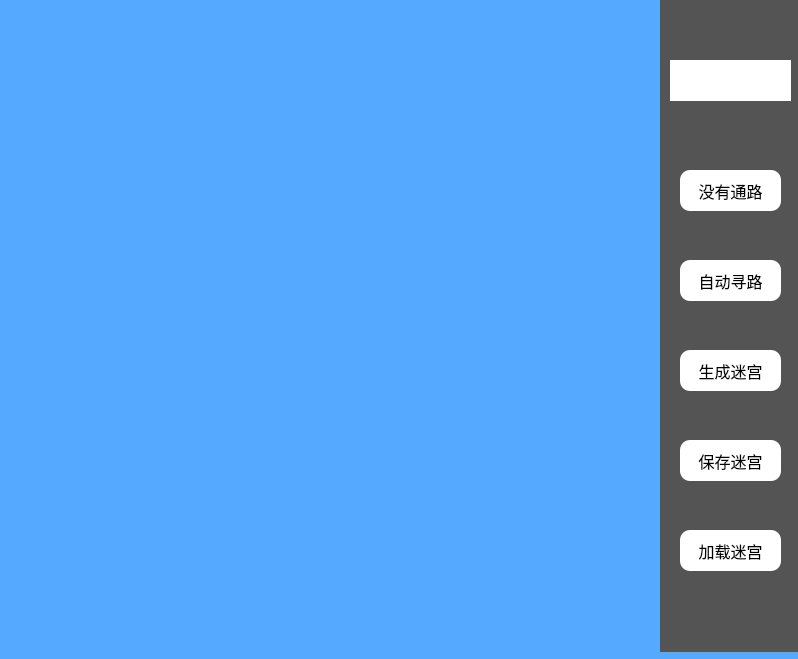
<?xml version="1.0" encoding="UTF-8"?>
<ui version="4.0">
 <class>play_maze</class>
 <widget class="QWidget" name="play_maze">
  <property name="geometry">
   <rect>
    <x>0</x>
    <y>0</y>
    <width>798</width>
    <height>659</height>
   </rect>
  </property>
  <property name="mouseTracking">
   <bool>false</bool>
  </property>
  <property name="windowTitle">
   <string>迷宫游戏</string>
  </property>
  <property name="styleSheet">
   <string notr="true">background-color: rgb(85, 170, 255);</string>
  </property>
  <widget class="QWidget" name="widget" native="true">
   <property name="geometry">
    <rect>
     <x>660</x>
     <y>0</y>
     <width>141</width>
     <height>652</height>
    </rect>
   </property>
   <property name="styleSheet">
    <string notr="true">background-color: rgb(84, 84, 84);</string>
   </property>
   <widget class="QPushButton" name="creat_maze">
    <property name="geometry">
     <rect>
      <x>20</x>
      <y>350</y>
      <width>101</width>
      <height>41</height>
     </rect>
    </property>
    <property name="font">
     <font>
      <family>Adobe 楷体 Std R</family>
      <pointsize>12</pointsize>
      <weight>50</weight>
      <italic>false</italic>
      <bold>false</bold>
     </font>
    </property>
    <property name="styleSheet">
     <string notr="true">border-radius:10px;
font: 12pt &quot;Adobe 楷体 Std R&quot;;
background-color: rgb(255, 255, 255);</string>
    </property>
    <property name="text">
     <string>生成迷宫</string>
    </property>
   </widget>
   <widget class="QPushButton" name="DFS">
    <property name="geometry">
     <rect>
      <x>20</x>
      <y>260</y>
      <width>101</width>
      <height>41</height>
     </rect>
    </property>
    <property name="font">
     <font>
      <family>Adobe 楷体 Std R</family>
      <pointsize>12</pointsize>
      <weight>50</weight>
      <italic>false</italic>
      <bold>false</bold>
     </font>
    </property>
    <property name="styleSheet">
     <string notr="true">border-radius:10px;
font: 12pt &quot;Adobe 楷体 Std R&quot;;
background-color: rgb(255, 255, 255);</string>
    </property>
    <property name="text">
     <string>自动寻路</string>
    </property>
   </widget>
   <widget class="QPushButton" name="save_maze">
    <property name="geometry">
     <rect>
      <x>20</x>
      <y>440</y>
      <width>101</width>
      <height>41</height>
     </rect>
    </property>
    <property name="font">
     <font>
      <family>Adobe 楷体 Std R</family>
      <pointsize>12</pointsize>
      <weight>50</weight>
      <italic>false</italic>
      <bold>false</bold>
     </font>
    </property>
    <property name="styleSheet">
     <string notr="true">border-radius:10px;
font: 12pt &quot;Adobe 楷体 Std R&quot;;
background-color: rgb(255, 255, 255);</string>
    </property>
    <property name="text">
     <string>保存迷宫</string>
    </property>
   </widget>
   <widget class="QPushButton" name="add_maze">
    <property name="geometry">
     <rect>
      <x>20</x>
      <y>530</y>
      <width>101</width>
      <height>41</height>
     </rect>
    </property>
    <property name="font">
     <font>
      <family>Adobe 楷体 Std R</family>
      <pointsize>12</pointsize>
      <weight>50</weight>
      <italic>false</italic>
      <bold>false</bold>
     </font>
    </property>
    <property name="styleSheet">
     <string notr="true">border-radius:10px;
font: 12pt &quot;Adobe 楷体 Std R&quot;;
background-color: rgb(255, 255, 255);</string>
    </property>
    <property name="text">
     <string>加载迷宫</string>
    </property>
   </widget>
   <widget class="QPushButton" name="no_path">
    <property name="geometry">
     <rect>
      <x>20</x>
      <y>170</y>
      <width>101</width>
      <height>41</height>
     </rect>
    </property>
    <property name="font">
     <font>
      <family>Adobe 楷体 Std R</family>
      <pointsize>12</pointsize>
      <weight>50</weight>
      <italic>false</italic>
      <bold>false</bold>
     </font>
    </property>
    <property name="styleSheet">
     <string notr="true">border-radius:10px;
font: 12pt &quot;Adobe 楷体 Std R&quot;;
background-color: rgb(255, 255, 255);</string>
    </property>
    <property name="text">
     <string>没有通路</string>
    </property>
   </widget>
   <widget class="QLabel" name="timer_label">
    <property name="geometry">
     <rect>
      <x>10</x>
      <y>60</y>
      <width>121</width>
      <height>41</height>
     </rect>
    </property>
    <property name="styleSheet">
     <string notr="true">font: 12pt &quot;Adobe 楷体 Std R&quot;;
color: rgb(255, 0, 0);
background-color: rgb(255, 255, 255);</string>
    </property>
    <property name="text">
     <string/>
    </property>
   </widget>
  </widget>
 </widget>
 <resources/>
 <connections/>
</ui>
